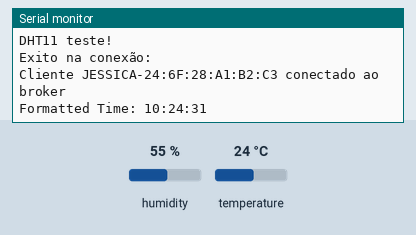
A sketch run on a simulated ESP8266 (NodeMCU). On the bench: the last lines printed to the serial monitor. Inputs (shaded band) come from the test bench; at power-on: temperature 24 °C, humidity 55 %. WiFi joins after 1.5 s; servers stay silent unless stated; network time is answered at once with the bench clock; the local clock reads 2024-03-15 10:24:30 at power-on unless the sketch sets it; no MQTT or app messages arrive unless stated.

Above: at 2.7 s.
2.8 s: temperature set to 12 °C
At 4.0 s:
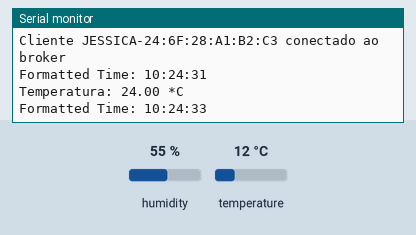
7.1 s: temperature set to 19 °C
At 8.8 s:
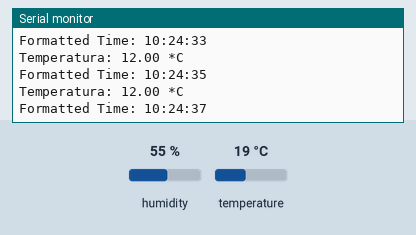
Timing chart, 0 to 10.3 s (numbered marks = the images above; inputs shaded):
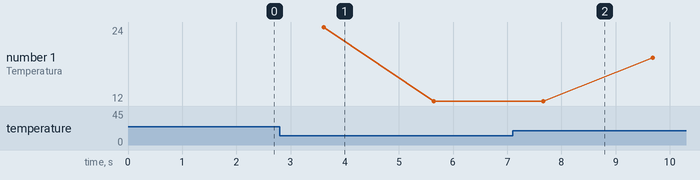

Measured:
- plotted number 1: 12 → 19 after the input at 7.1 s

The sketch:

codigo_sensor_wifi_time.ino
```cpp
#include "ESP8266WiFi.h"
#include <PubSubClient.h>
#include "DHT.h"

#include <NTPClient.h>
#include <WiFiUdp.h>

#define DHTPIN 4 // pino que estamos conectado
#define DHTTYPE DHT11 // DHT 11


//Parametros de conexão
const char* ssid = "Rede_Wi-Fi"; // REDE
const char* password = "********"; // SENHA


// MQTT Broker
const char *mqtt_broker = "test.mosquitto.org";  //Host do broket
const char *topic = "JESSICA/teste";            //Topico a ser subscrito e publicado
const char *mqtt_username = "";         //Usuario
const char *mqtt_password = "";         //Senha
const int mqtt_port = 1883;             //Porta

//Variáveis
bool mqttStatus = 0;

//Objetos
DHT dht(DHTPIN, DHTTYPE);
WiFiUDP ntpUDP;
NTPClient timeClient(ntpUDP, "pool.ntp.org");
WiFiClient espClient;
PubSubClient client(espClient);

//Prototipos
bool connectMQTT();
void callback(char *topic, byte * payload, unsigned int length);

void setup(void)
{
  Serial.begin(9600);

  // Conectar
  WiFi.begin(ssid, password);

  //Aguardando conexão
  Serial.println();
  Serial.print("Conectando");
  while (WiFi.status() != WL_CONNECTED) {
    delay(500);
    Serial.print(".");
  }
  Serial.println("");
  Serial.println("WiFi connected");

  //Envia IP através da UART
  Serial.println(WiFi.localIP());

  Serial.println("DHT11 teste!");
  dht.begin();

  mqttStatus =  connectMQTT();

  timeClient.begin();
  // Set offset time in seconds to adjust for your timezone
  timeClient.setTimeOffset(-10800);

}

void loop() {
  timeClient.update();
  String formattedTime = timeClient.getFormattedTime();
  Serial.print("Formatted Time: ");
  Serial.println(formattedTime);
  float t = dht.readTemperature();
  String temperatura = String(t);
  String mensagem = "{ \"temperatura\": " + temperatura + ", \"Hora Envio\": \"" + formattedTime + "\" }";
  delay(2000);
  Serial.print("Temperatura: ");
  Serial.print(t);
  Serial.println(" *C");

  static long long pooling  = 0;
  if ( mqttStatus){

    client.loop();

    if (millis() > pooling +1000){
      pooling = millis();
      client.publish(topic, mensagem.c_str());
    }

  }
}


bool connectMQTT() {
  byte tentativa = 0;
  client.setServer(mqtt_broker, mqtt_port);
  client.setCallback(callback);

  do {
    String client_id = "JESSICA-";
    client_id += String(WiFi.macAddress());

    if (client.connect(client_id.c_str(), mqtt_username, mqtt_password)) {
      Serial.println("Exito na conexão:");
      Serial.printf("Cliente %s conectado ao broker\n", client_id.c_str());
    } else {
      Serial.print("Falha ao conectar: ");
      Serial.print(client.state());
      Serial.println();
      Serial.print("Tentativa: ");
      Serial.println(tentativa);
      delay(2000);
    }
    tentativa++;
  } while (!client.connected() && tentativa < 5);

  if (tentativa < 5) {
    // publish and subscribe
    // client.publish(topic, "{teste123,113007042022}");
    // client.subscribe(topic);
    return 1;
  } else {
    Serial.println("Não conectado");
    return 0;
  }
}

void callback(char *topic, byte * payload, unsigned int length) {
  Serial.print("Message arrived in topic: ");
  Serial.println(topic);
  Serial.print("Message:");
  for (int i = 0; i < length; i++) {
    Serial.print((char) payload[i]);
  }
  Serial.println();
  Serial.println("-----------------------");
}
```
